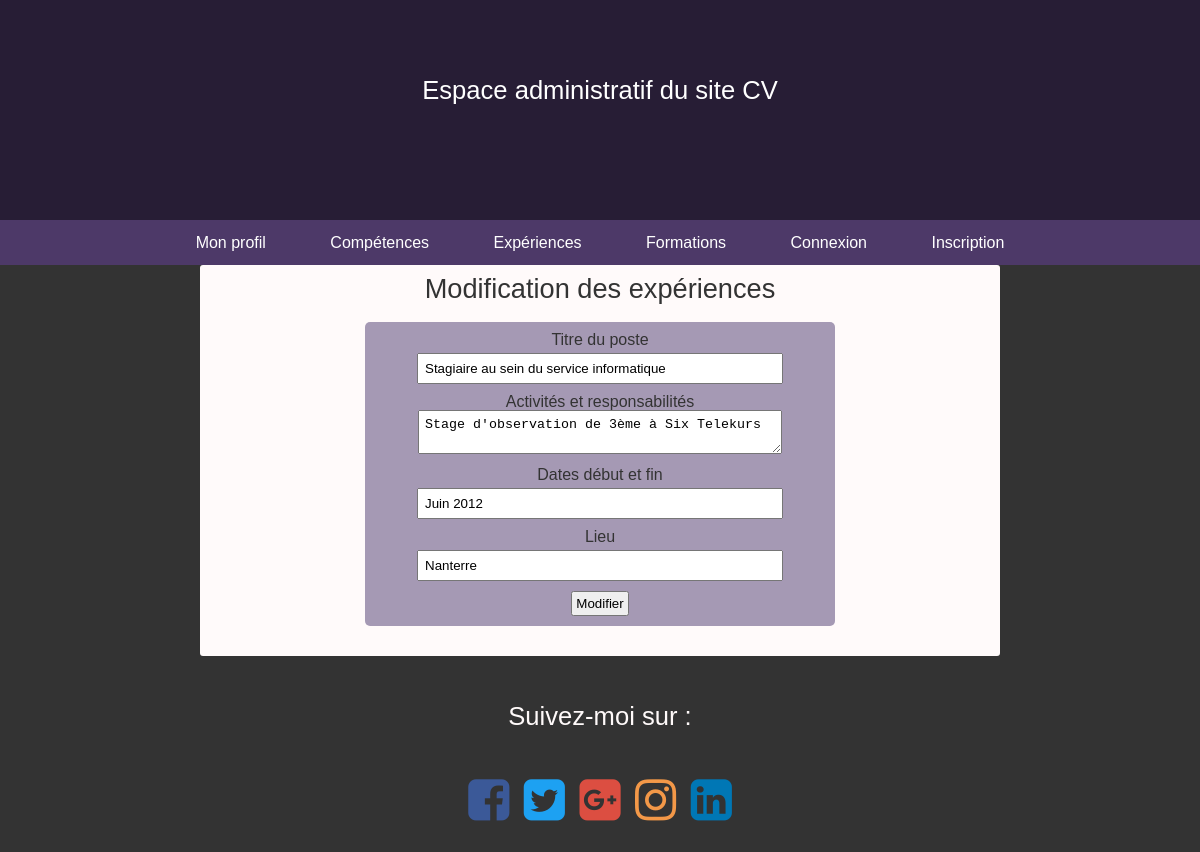
Screenshot of /modifier_e.php?id_experience=1 with the database file from the repository.
### tables this page shows
CREATE TABLE `experiences` (
  `id_experience` int(11) NOT NULL,
  `experience` varchar(150) NOT NULL,
  `taches` text,
  `lieu` varchar(255) NOT NULL,
  `dates` varchar(255) DEFAULT NULL,
  `id_competence` int(11) NOT NULL
);

### modifier_e.php (the view, shortened to what this page needs)
<?php session_start(); require_once('inc/connexion.php') ?>
<?php
	$id_experience = $_GET['id_experience'];
?>
<?php require_once('inc/haut.inc.php') ?>
<?php
	$query = $bdd -> query("SELECT * FROM experiences WHERE id_experience = '$id_experience' ");
	$ligne_e = $query -> fetch();
?>
<h1>Modification des expériences</h1>
<form id="formulaire" method="post">
	<label>Titre du poste</label><br>
	<input class="experiences" type="text" name="experience" value="<?= $ligne_e['experience']; ?>" ><br>
	<label>Activités et responsabilités</label><br>
	<textarea id="editor1" type="text" name="taches"><?= $ligne_e['taches']; ?></textarea><br>
	<label>Dates début et fin</label><br>
	<input class="dates" type="text" name="dates" value="<?= $ligne_e['dates']; ?>"><br>
	<label>Lieu</label><br>
	<input class="lieu" type="text" name="lieu" value="<?= $ligne_e['lieu']; ?>"><br>
	<input class="submit" type="submit" name="modifier" value="Modifier">
</form>
<?php require_once('inc/bas.inc.php') ?>

### css/style.css (style rules this page uses)
html, body, div, span, applet, object, iframe, h1, h2, h3, h4, h5, h6, p, blockquote, pre, a, abbr, acronym, address, big, cite, code, del, dfn, em, img, ins, kbd, q, s, samp, small, strike, strong, sub, sup, tt, var, b, u, i, center, dl, dt, dd, ol, ul, li, fieldset, form, label, legend, table, caption, tbody, tfoot, thead, tr, th, td, article, aside, canvas, details, embed, figure, figcaption, footer, header, hgroup, menu, nav, output, ruby, section, summary, time, mark, audio, video { margin: 0; padding: 0; font-size: 100%; font: inherit; vertical-align: baseline; }
body { line-height: 1; }
body { font-family: 'Raleway', sans-serif; background: #333; color: #333; }
#main-content h1 { text-align: center; font-size: 1.7em; margin-bottom: 20px; }
#formulaire { background: #A599B4; padding: 10px; width: 450px; margin: 20px auto; border-radius: 5px; text-align: center; }
label { margin-bottom: 5px; }
.competence, .niveau, textarea { width: 350px; margin-bottom: 10px; padding: 6px; }
.submit { padding: 3px; cursor: pointer; }
#formulaire .experiences, .taches, .dates, .lieu { width: 350px; margin: 5px 0 10px; padding: 6px; }

### rows the page displays
experiences: experience "Stagiaire au sein du service informatique", taches "Stage d'observation de 3ème à Six Telekurs", dates "Juin 2012", lieu "Nanterre"
